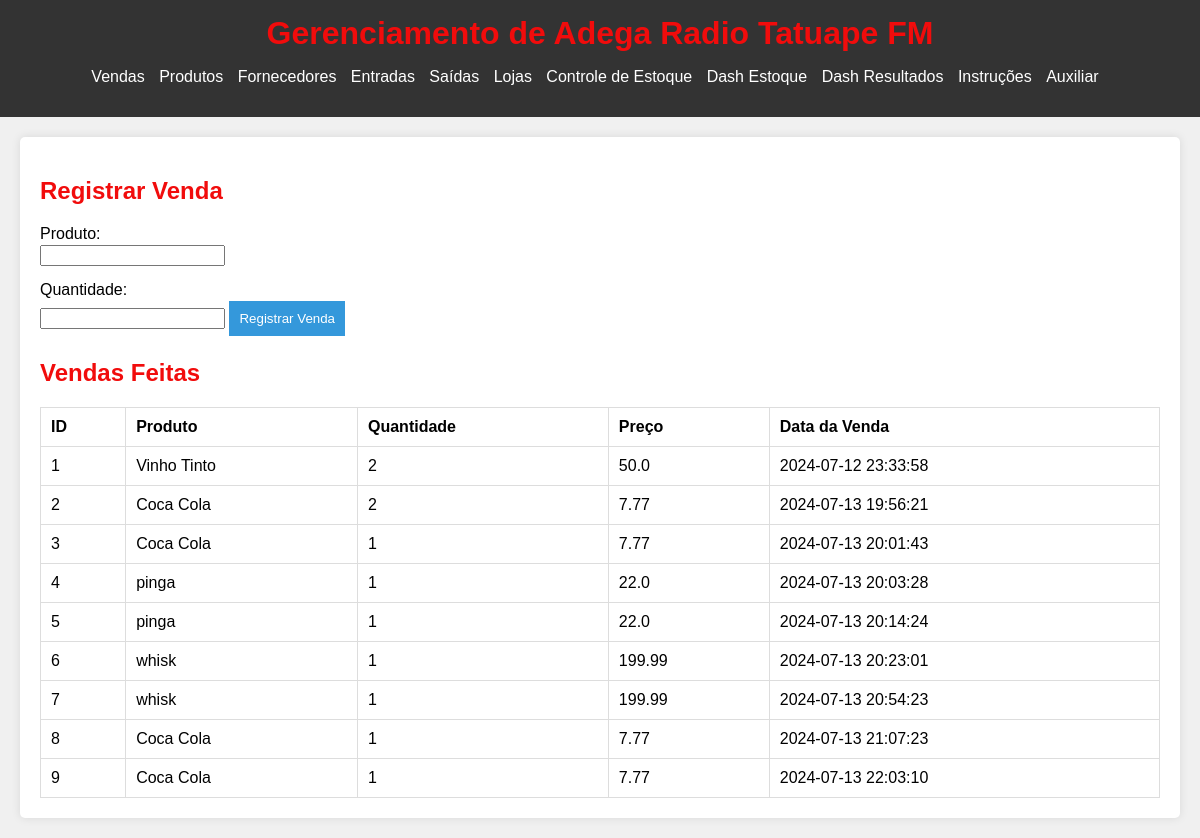
The page / on the database its author committed.
### tables this page shows
CREATE TABLE vendas (
        id INTEGER PRIMARY KEY AUTOINCREMENT,
        produto TEXT NOT NULL,
        quantidade INTEGER NOT NULL,
        preco REAL NOT NULL,
        data_venda TEXT NOT NULL
    );

### app.py (the view)
@app.route('/')
def index():
    conn = sqlite3.connect('adega.db')
    cursor = conn.cursor()
    cursor.execute('SELECT * FROM estoque')
    produtos = cursor.fetchall()
    cursor.execute('SELECT * FROM vendas')
    vendas = cursor.fetchall()
    conn.close()
    return render_template('index.html', produtos=produtos, vendas=vendas)

### templates/index.html
{% extends "base.html" %}
{% block content %}
<div class="container">
    <h2>Registrar Venda</h2>
    <form action="/venda" method="POST">
        <label for="produto">Produto:</label>
        <input type="text" id="produto" name="produto" required>
        <label for="quantidade">Quantidade:</label>
        <input type="number" id="quantidade" name="quantidade" required>
        <button type="submit">Registrar Venda</button>
    </form>
    <h2>Vendas Feitas</h2>
    <table>
        <thead>
            <tr>
                <th>ID</th>
                <th>Produto</th>
                <th>Quantidade</th>
                <th>Preço</th>
                <th>Data da Venda</th>
            </tr>
        </thead>
        <tbody>
            {% for venda in vendas %}
            <tr>
                <td>{{ venda[0] }}</td>
                <td>{{ venda[1] }}</td>
                <td>{{ venda[2] }}</td>
                <td>{{ venda[3] }}</td>
                <td>{{ venda[4] }}</td>
            </tr>
            {% endfor %}
        </tbody>
    </table>
</div>
{% endblock %}

### templates/base.html (shortened to what this page needs)
<!DOCTYPE html>
<html lang="en">
<head>
    <link rel="stylesheet" href="{{ url_for('static', filename='styles.css') }}">
</head>
<body>
    <header>
        <h1>Gerenciamento de Adega Radio Tatuape FM</h1>
        <nav>
            <ul>
                <li><a href="/">Vendas</a></li>
                <li><a href="/prod">Produtos</a></li>
                <li><a href="/forn">Fornecedores</a></li>
                <li><a href="/entradas">Entradas</a></li>
                <li><a href="/saidas">Saídas</a></li>
                <li><a href="/lojas">Lojas</a></li>
                <li><a href="/cont_estoque">Controle de Estoque</a></li>
                <li><a href="/dash_estoque">Dash Estoque</a></li>
                <li><a href="/dash_resultados">Dash Resultados</a></li>
                <li><a href="/instrucoes">Instruções</a></li>
                <li><a href="/auxiliar">Auxiliar</a></li>
            </ul>
        </nav>
    </header>
    <main>
        {% block content %}{% endblock %}
    </main>
</body>
</html>

### static/styles.css (style rules this page uses)
body { font-family: Arial, sans-serif; margin: 20px; }
h1, h2 { color: #f10c0c; }
form { margin-bottom: 20px; }
label { display: block; margin: 5px 0 2px; }
input { margin-bottom: 10px; }
button { background-color: #3498db; color: white; border: none; padding: 10px; cursor: pointer; }
table { width: 100%; border-collapse: collapse; }
body { font-family: Arial, sans-serif; margin: 0; padding: 0; background-color: #f0f0f0; }
header { background-color: #333; color: white; padding: 15px; text-align: center; }
header h1 { margin: 0; }
nav ul { list-style-type: none; padding: 0; }
nav ul li { display: inline; margin-right: 10px; }
nav ul li a { color: white; text-decoration: none; }
main { padding: 20px; }
.container { background-color: white; padding: 20px; border-radius: 5px; box-shadow: 0 0 10px rgba(0, 0, 0, 0.1); }
th, td { padding: 10px; border: 1px solid #ddd; text-align: left; }

### rows shown on the page
vendas: id "1", produto "Vinho Tinto", quantidade "2", preco "50.0", data_venda "2024-07-12 23:33:58"
vendas: id "2", produto "Coca Cola", quantidade "2", preco "7.77", data_venda "2024-07-13 19:56:21"
vendas: id "3", produto "Coca Cola", quantidade "1", preco "7.77", data_venda "2024-07-13 20:01:43"
vendas: id "4", produto "pinga", quantidade "1", preco "22.0", data_venda "2024-07-13 20:03:28"
vendas: id "5", produto "pinga", quantidade "1", preco "22.0", data_venda "2024-07-13 20:14:24"
vendas: id "6", produto "whisk", quantidade "1", preco "199.99", data_venda "2024-07-13 20:23:01"
vendas: id "7", produto "whisk", quantidade "1", preco "199.99", data_venda "2024-07-13 20:54:23"
vendas: id "8", produto "Coca Cola", quantidade "1", preco "7.77", data_venda "2024-07-13 21:07:23"
vendas: id "9", produto "Coca Cola", quantidade "1", preco "7.77", data_venda "2024-07-13 22:03:10"
